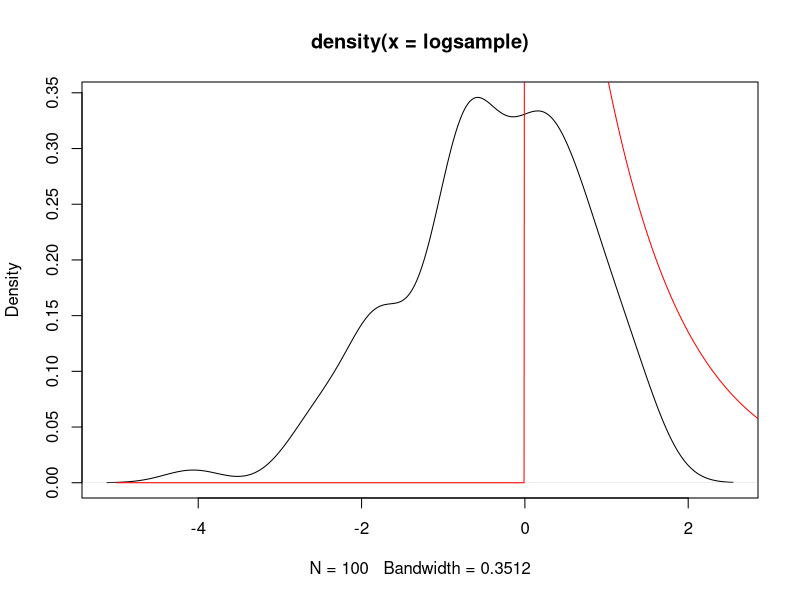
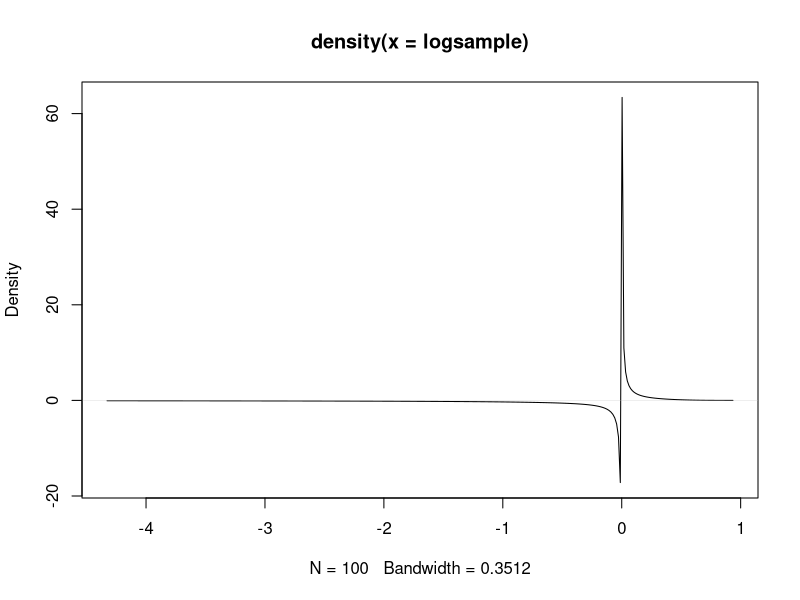
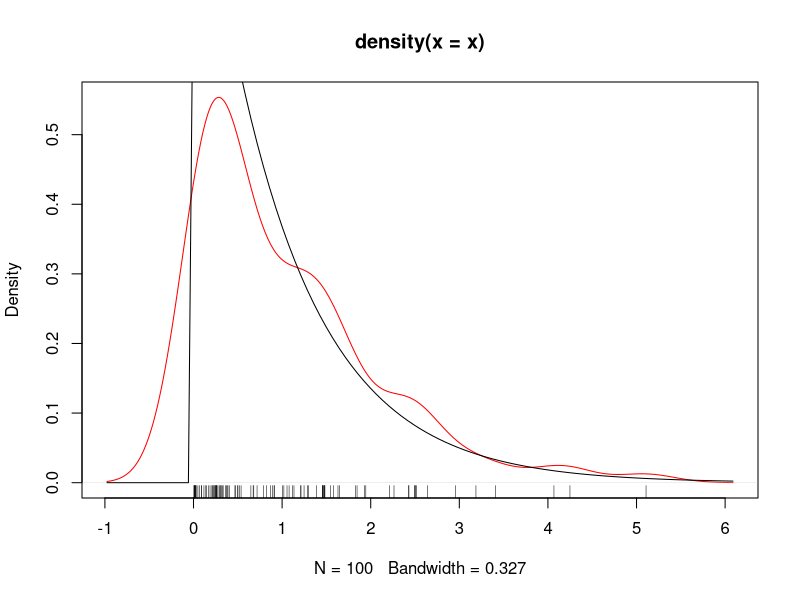

These charts were generated, in order, by the following R code: (Note: this script raises an error after producing the figures.)
set.seed(10); 

X=rnorm(100);

kde = density(X, kernel = 'gaussian', bw = bw.SJ(X, method = 'dpi'))

str(kde)
kde

library(ks)

kde= ks::kde(X, h = bw.SJ(X, method = 'dpi'))

kde$eval.points

ks::kde(X, h = bw.SJ(X, method = 'dpi'), eval.points = 0)




bw.SJ(X, method = 'dpi')


# a)
n = 100
sample = rexp(n, 1)
# b) logarithm tranformation 
logsample = log(sample)
kde = density(logsample)
plot(kde)
lines(seq(-5,3,0.01), dexp(seq(-5,3,0.01)),col='red')

# Undo transformation 
kde_transf = kde
kde_transf$x = log(kde_transf$x)
kde_transf$y = kde_transf$y*1/kde_transf$x
plot(kde_transf)


# a)
n = 100
x = rexp(n, 1)
# b) logarithm tranformation 
#Estimate the density and see the problems in the estimation
plot(density(x),col='red')
curve(dexp(x),add=T)
rug(x)


#Use the probit to transform and then estimate and plot
x_transf =  qnorm(x)
kde = density(x_transf)
plot(kde, col='red')
curve(dnorm(x),add=T)
rug(x_transf)

# Undo transformation 
kde_transf = kde
kde_transf$x = pnorm(kde_transf$x) # reverse qnorm with pnorm
kde_transf$y = 1/(dnorm(kde_transf$x))* kde_transf$y
plot(kde_transf, col='red')
curve(dbeta(x, shape1=2,shape2=2),add=T)
